Frame 1 (no input): blank canvas, image omitted
Frame 60 (the mouse pressed at the canvas centre just before this capture): blank canvas, image omitted
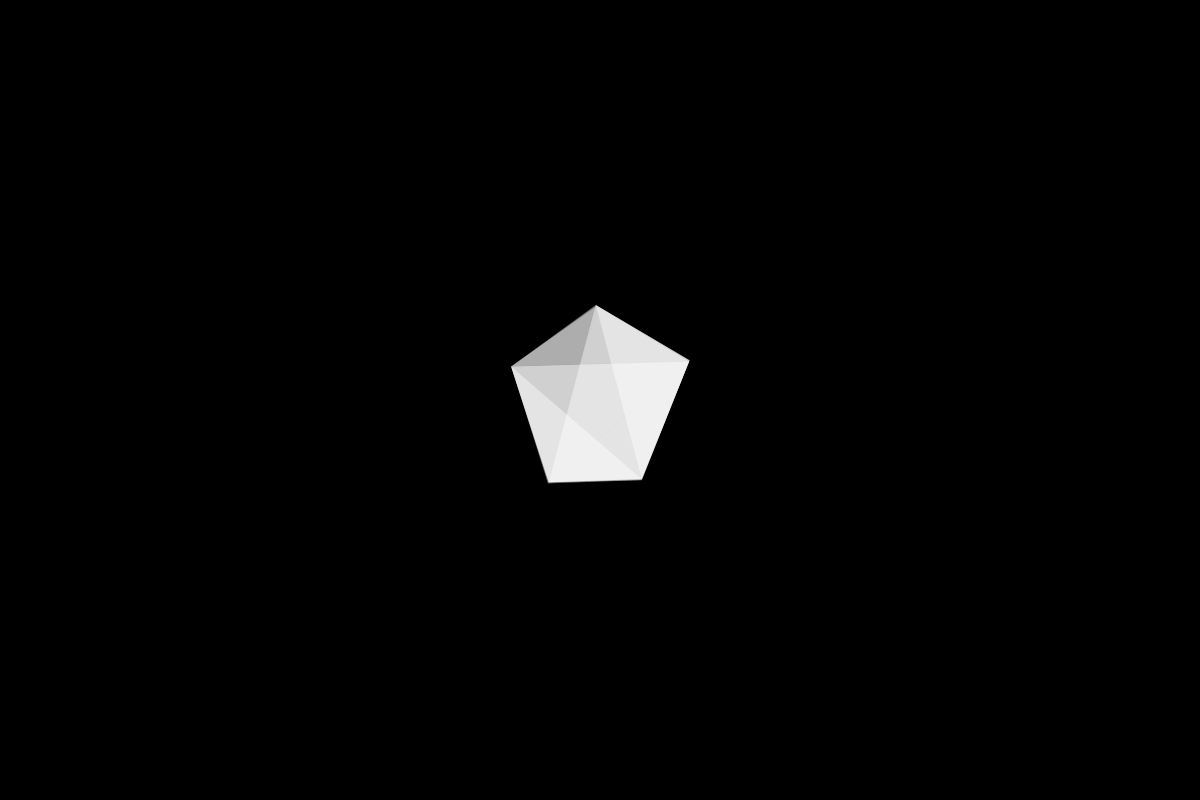
Frame 120 (the mouse held since frame 60 and released just before this capture)

The Processing sketch whose frames 1 and 60 were blank and that drew this single picture after the mouse press (run headless with seeded random() and noise(); from frame 60 on, the mouse is pressed at the canvas centre):

// Processing sketch: processing_92087
// ── processing_92087.pde



//  LUCY BARKER u 3097464
//  Introduction to Digital Design, u 8196, Sem 1, Uni of Canberra 2013, MA Digital Design 103JA
//  This code has been adapted from a a project in Mitchell Whitelaws class on Swarm properties.
//  Swarm project
//  Haiku

//  PROJECTION FILE - interactive performance model



PVector mouse;
int bg_colour=0;
int motion=1;
int mousemode=0;
int facetcol = 1;

int thresh=210;
int mousethresh=150;

int avoid_distance = 80;
float avoid_strength = 0.6;

int cohere_distance = 130;
float cohere_strength = 0.07;

int align_distance = 60;
float align_strength = 0.03;

float mouse_attract = 0.009;

float maxvel = 1.8;


ArrayList swarm = new ArrayList(); // create a new ArrayList called 'swarm'

// set up poster proportions

void setup() {
  size(1200, 800);
  //size(displayWidth,displayHeight); // good for time of projection
  colorMode(HSB);
}

// begin draw functions
void draw() {

  if (bg_colour==0) {
    background(0);
  }
  else {
    background(255);
  }

  for (int i=0; i<swarm.size(); i++) { // for the entire array this perform the following functions
    Dot myDot = (Dot) swarm.get(i); // first remove an object from the list and call it freshDot
    myDot.render(); 
    if (motion==1) { 
      myDot.move();
    }
    myDot.cohere();
    myDot.align();
    myDot.avoid();
    if (mousemode==1) {//this function will cause the objects to move towards the mouse. Switched on with TAB key
      myDot.toMouse();
    }
    myDot.bounce();//make my object bounce off the sides if it hits the edges of the page
  }
}

//mouse activates animation by creatin objects

void mousePressed() {

  for (int i=0; i<5; i++) {
    PVector newpos = new PVector(mouseX, mouseY);
    Dot myDot = new Dot( newpos, 1 ); 
    swarm.add(myDot);
    println(swarm.size());
  }
}

//INTERACTIVE KEY CONTROLS

void keyPressed() {

  if (key=='5') {// add 5 colour vertex
    for (int i=0; i<5; i++) {
      PVector newpos = new PVector(mouseX, mouseY);
      Dot myDot = new Dot( newpos, 1 ); 
      myDot.col=color(random(255), random(180, 230), 255, 90);
      swarm.add(myDot);
    }
  }

  if (key == ' ') { //freeze movement
    if (motion == 1) {
      motion=0;
    } 
    else if (motion == 0) { 
      motion=1;
    }
  }

  if (keyCode == SHIFT) {//delete objects around mouse within 'mouse thresh'range
    for (int i=0; i<swarm.size(); i++) { // loop through the ArrayList created on the setup() tab, to store my Dot objects
      Dot removeDot=(Dot)swarm.get(i);
      mouse =new PVector (mouseX, mouseY);
      float distance = removeDot.pos.dist(mouse);
      if (distance < mousethresh) {
        swarm.remove(removeDot);
      }
    }
  }
  if (key == '1') {// these 2 keys will change the area that the SHIFT key effects when deleteing objects
    mousethresh-=10;
  }
  if (key == '2') {
    mousethresh+=10;
  }
  if (key == '3') {
    println(mousethresh);
  }
  
  if (key == 'd') {//delete last 5 objects added
    println("deletinglast");
    println(swarm.size());
    // Dot removeDot=(Dot)swarm.get(0);
    for (int i=0; i<5; i++) { 
      Dot removeDot=(Dot)swarm.get(swarm.size()-1);
      swarm.remove(removeDot);
      println(swarm.size());
    }
  }

  if (key == 'f') {//delete first 5 objects added
    println("deletingfirst");
    for (int i=0; i<5; i++) { 
      Dot removeDot=(Dot)swarm.get(0);
      swarm.remove(removeDot);
      println(swarm.size());
    }
  }

  if (key == '>') {//increase thresh hold & therefore size of triangles
    thresh=thresh+10;
    println("increasethresh");
    println(thresh);
  }
  if (key == '<') {
    thresh=thresh-10;
    println("decreasethresh");
    println(thresh);
  }

  if (key == 'm') { // switch to preferred mode
    thresh=210;

    avoid_distance = 80;
    avoid_strength = 0.6;

    cohere_distance = 130;
    cohere_strength = 0.07;

    align_distance = 60;
    align_strength = 0.03;

    mouse_attract = 0.009;

    maxvel = 1.8;
    println(swarm.size());
  }

  if (key == 'n') {// swith to prefferd state
    swarm.clear(); // empty the list
    makeDots(30); // make 30 new agents
    thresh=210;

    avoid_distance = 80;
    avoid_strength = 0.6;

    cohere_distance = 130;
    cohere_strength = 0.07;

    align_distance = 60;
    align_strength = 0.03;

    mouse_attract = 0.009;

    maxvel = 1.8;
  }

  if (key == 'c') {//clear the screen

    swarm.clear();
  }

  if (key == 'h') {//toggle between coloured vertex and white
    if (facetcol == 1) {//if white 
      for (int i=0; i<swarm.size(); i++) { //run through list 
        Dot myDot = (Dot) swarm.get(i);
        myDot.col=color(random(255), random(180, 210), 255, 90);//make coloured
      }
      facetcol = 0;//and then
    } 
    else if (facetcol == 0) { 
      for (int i=0; i<swarm.size(); i++) { 
        Dot myDot = (Dot) swarm.get(i);
        myDot.col=color(255, 110);
      }
      facetcol=1;
    }
  }

  if (key == 'b') {//change background coloour to white
    if (bg_colour == 0) {
      background(255);
      bg_colour=1;
    }
    else if (bg_colour==1) {
      bg_colour=0;
    }
  }

  if (key == CODED) {
    if (keyCode == UP) {// increase velocity of swarm
      println("faster");
      maxvel+=0.2;
      println(maxvel);
    }
  } 
  if (keyCode == DOWN) { // decrease velocity of swarm
    maxvel-=0.2;
    println("slower");
    println(maxvel);
  }

  if (keyCode == RIGHT) {// increase avoidance of objects
    avoid_strength+=0.1;
    avoid_distance+=10;
    println(avoid_strength);
    println(avoid_distance);

    println(avoid_strength);
  }
  if (keyCode == LEFT) {// decrease avoidance of objects
    avoid_strength-=0.1;
    avoid_distance-=10;
    println(avoid_strength);
    println(avoid_distance);
  }

  if (key == ']') {// increase coherence of objects
    cohere_distance += 10;
    cohere_strength += 0.01;
  }

  if (key == '[') {// decrease coherence of objects
    cohere_distance -= 10;
    cohere_strength -= 0.01;
  }

  if (key=='l') { // increase alignment of objects - infact not very useful
    align_distance += 10;
    align_strength += 0.01;
  }
  if (key=='k') {// decrease alignment of objects - infact not very useful
    align_distance -= 10;
    align_strength -= 0.01;
  }

  if (keyCode == TAB) {// change mode so objects are atttracted to mouse
    if (mousemode == 1) {
      mousemode=0;
    } 
    else if (mousemode == 0) { 
      mousemode=1;
    }
  }
  if (key=='w') {   // strength of attraction to mouse increased
    mouse_attract += 0.001;
  }
  if (key=='q') {   // strength of attraction to mouse decreased
    mouse_attract -= 0.001;
  }

}


void makeDots( int numdots ) {
  for (int i=0; i<numdots; i++) {// each time the mouse is pressed it will create 20 iterations or 'instnaces' of our object.  For more detailed description of how this works refer to a previous sketch.
    //PVector newpos = new PVector(mouseX,mouseY);//this code which is turned off would cause the 20objects to appear at the location the mouse is pressed.
    PVector newpos = new PVector(random(width), random(height));// here we declare a new PVector 'newpos' which has it's position anyway on the screen.
    Dot myDot = new Dot( newpos, 1 ); // here we refer back to our object 'constructor' on the other tab. With the click of the mouse our new object is assigned a random position and a diamneter of 3. The info is then stored in myDot.
    swarm.add(myDot); // here we add the data assigned to 'myDot' to our ArrayList 'swarm'
  }
}

class Dot { // here I am creating a CUSTOM CLASS, signified with a capital letter.
  // a class in composed of both data and functions which is represented as OBJECTS.

  // I now go on to create a template for my OBJECT.
  //It will describe both the state(data) and the behaviour(function) of the object.  
  //We can use this model to represent real world objects

  float diam; // declare a variable to describe the size of the dot, 'it's diameter'
  PVector pos; // declare 'pos'the position of a Dot (as a PVector)
PVector vel; // declare a variable 'vel' the velocity of a Dot (as a PVector)
  PVector acc; // declare a variable 'acc' the acceleration of a Dot (as a PVector)
  color col;//declare 'col' a variable for the colour of a Dot



    


  Dot( PVector _pos, float _diam ) { // constructor, belongs to the Class structure and functions to make a new object from the class 'Dot'
    // this function, with 2 arguments, runs once when the object is made
    // this is our personal object setup function
    pos = _pos; // assign our internal pos
    diam = _diam; // assign our internal diam
    vel = new PVector(random(-1, 1), random(-1, 1)); // initial velocity of dot will vary.
    col =  color(255, 110);
    acc = new PVector(0, 0);// starts with no acceleration.  If this were to be representative of an object in the real world,
    // such as a ball, we would add gravity in here
  }


  void render() {

    beginShape(TRIANGLE_FAN);
    noStroke();
    fill(col);
    vertex(pos.x, pos.y);


    for (int i=0; i<swarm.size(); i++) { // loop through the ArrayList created on the setup() tab, to store my Dot objects
      Dot neighbour = (Dot) swarm.get(i);

      float distance = pos.dist( neighbour.pos );
      if (distance < thresh) {
        vertex(neighbour.pos.x, neighbour.pos.y);
      }
    }
    vertex(pos.x, pos.y);
    endShape(TRIANGLE_FAN);
  }


  void move() { // our 'move' function to animate the object

    vel.add(acc); // update velocity vector by adding the current acceleration vector
    vel.limit(maxvel); // limit the velocity to a maximum value specified in our variable declared above.
    pos.add(vel); // update our position to create movement by adding the current velocity vector
    acc.mult(0); // then reset acceleration back to zero
  }

  void bounce() { // make a function that makes the Dots bounce back when they hit the edge of the page
    if (pos.x < 0) { // left edge 
      vel.x = vel.x * -1; // reverse the x velocity
    }

    if (pos.x > width) { // if our object Dot hits theright edge 
      vel.x = vel.x * -1; // reverse the x velocity
    }

    if (pos.y < 0) { // if our object Dot hits the top edge 
      vel.y=vel.y * -1; // reverse the y velocity
    }

    if (pos.y > height) { // bottom edge 
      vel.y = vel.y * -1; // reverse the y velocity
    }
  }


  void toMouse() {//this function we make causes the lines to 'chase' the mouse
    PVector m = new PVector(mouseX, mouseY);// mouse position signified by'm'
    PVector mpull = PVector.sub(m, pos);//velocity is the difference between these 2 points over time
    mpull.normalize();//make this velocity, mpull, a unit vector by setting it's length to 1
    mpull.mult(mouse_attract);// alter the speed the object moves towards the mouse by the variable factor 'mouse_attract' we created earlier
    acc.add(mpull);//acceleration, change of velocity over time becomes the same as the mouse_factor.
  }



  void avoid() { // this function we are about to create means the Dots or lines will avoid colliding.
    for (int i=0; i<swarm.size(); i++) { // loop through the ArrayList created on the setup() tab, to store my Dot objects
      Dot neighbour = (Dot) swarm.get(i); // get one out of the ArrayList and declare it 'neighbour'
      float distance = pos.dist( neighbour.pos ); // distance
      if (distance < avoid_distance) { // if the distance between the concecutive points is less than the avoid distance specfied at the begining then we create a 'push'to move them apart
        PVector push = PVector.sub(pos, neighbour.pos); // the 'push' or the velocity with which they move apart in calculated by the diff of the 2 positions
        push.normalize(); // scale the velocity to 1
        push.mult(avoid_strength); // control this velocity by multiplying it by the 'avoid strength'specified at the beginning.
        acc.add(push); // add this push to the global acceleration
      }
    }
  }

  void cohere() { // stick together
    // find the middle of my neighbour Dots 
    // and move towards that location 
    PVector mid_pos = new PVector(); // declare a new variable 'mid_pos' to store the average position of my neighbours
    int neighbour_count = 0; // declare a variable 'neighbour count' and set it at zero.

    for (int i=0; i<swarm.size(); i++) { // for the entire ArrayList of indefinite size
      Dot neighbour = (Dot) swarm.get(i); // get an object out and store it's info in 'neighbour'
      float distance = pos.dist( neighbour.pos ); // declare a variable 'distance'and set it as equal to the distance between our object and it's neighbour.
      if (distance < cohere_distance) { // if this distance is less than our variable set at the begining or in other words 'they are within a certain dist of each other'
        mid_pos.add(neighbour.pos); // then add my neighbours position to the average position of all our neighbours
        neighbour_count++; // now we need to add 1 to the neighbour count
      }
    }
    mid_pos.div( neighbour_count ); // now we need to divide the new mid_pos by the new neighbour count
    PVector pull = PVector.sub(mid_pos, pos); //  to make a pull velocity we need to subtract subtract the 2 positions, the mid position of all the neighbours, and the position of our current object.
    pull.normalize(); // scale the velocity to 1
    pull.mult(cohere_strength); // multiply the pull velocity by our variable 'cohere_strength'
    acc.add(pull); // add this pull to the global acceleration
  }

  void align() { // fly in the same direction and match speed ie match velocity as this pVector holds speed and direction info
    // find the average velocity of my neighbours
    // then head in that direction
    PVector ave_vel = new PVector(); // to store the average velocity
    int neighbour_count = 0; // neighbour count variable set at 0

      for (int i=0; i<swarm.size(); i++) { // loop through the list
      Dot neighbour = (Dot) swarm.get(i); // get an object out and store it's info in 'neighbour'
      float distance = pos.dist( neighbour.pos ); // declare a variable 'distance'and set it as equal to the distance between our object and it's neighbour.
      if (distance < align_distance) { // if this distance is less than our variable set at the begining or in other words 'they are within a certain dist of each other'
        ave_vel.add(neighbour.vel); // add my neighbours velocity to the average velocity
        neighbour_count++; // add 1 to the neighbour count
      }
    }
    ave_vel.div( neighbour_count ); // now to establish the new ave velocity divide by the neighbour count
    // make a pull by subtracting the positions
    ave_vel.normalize(); // first scale the velocity to 1
    ave_vel.mult(align_strength); // now multiply it by our variable 'align_strength'
    acc.add(ave_vel); // add this pull to the global acceleration
  }
}
